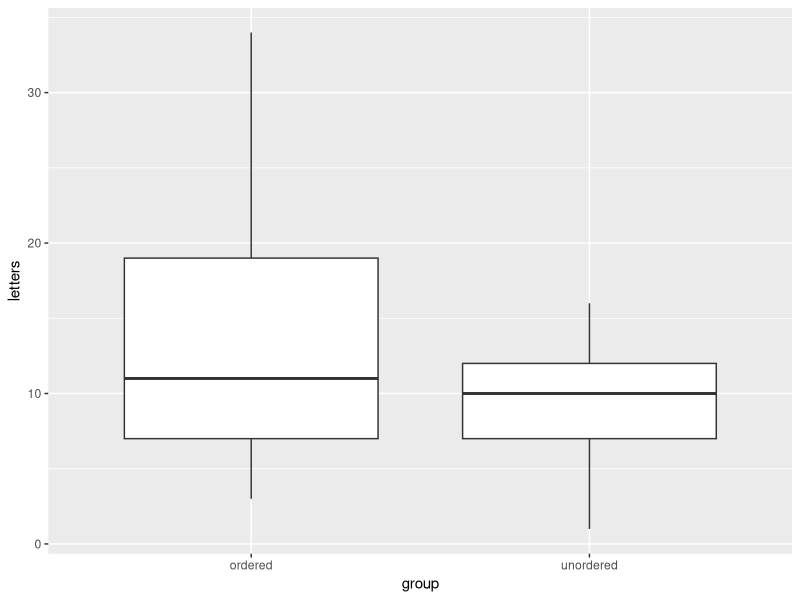
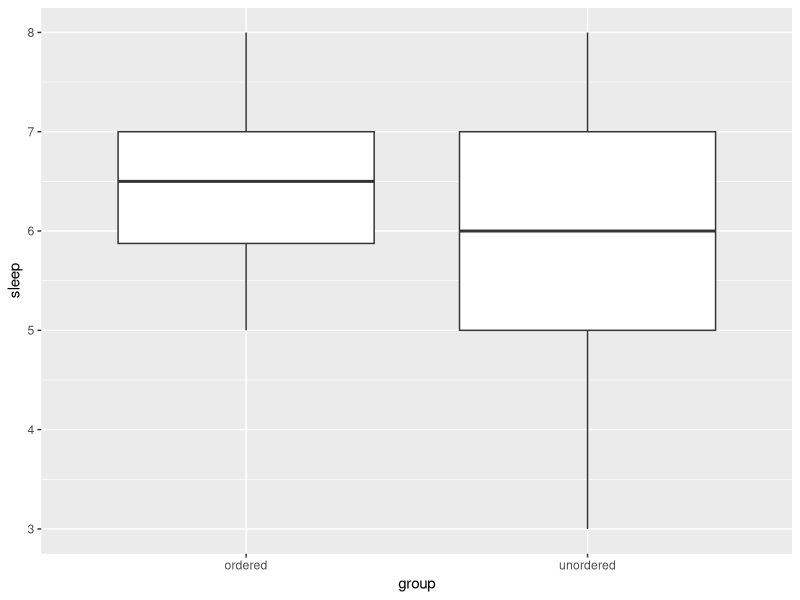

Reproduce these figures in R, in order.
## ---- chunk 1
knitr::opts_chunk$set(echo = TRUE)
library(tidyverse)
library(knitr)
memory = read_csv(file = "MemLettersData.csv")
## ---- chunk 2
table = memory %>% group_by(group) %>% summarise(mean(letters),
                                         sd(letters),
                                         mean(sleep),
                                         sd(sleep),
                                         mean(caffeine),
                                         n())
kable(table)
memory %>% ggplot(aes(x = group, y = letters)) + geom_boxplot()

## ---- chunk 3
memory %>% ggplot(aes(x = group, y = sleep)) + geom_boxplot()
## ---- chunk 4
memory = memory %>% mutate(mean1 = mean(letters))
memory = memory %>% mutate(residuals1 = letters - mean1)

#Standard error of residuals
memory %>% summarise(sd(residuals1))


#Note this is also the same as:
summary(lm(letters ~ 1, data = memory))

## ---- chunk 5
memory = memory %>% group_by(group) %>% mutate(mean2 = mean(letters))
memory = memory %>% mutate(residuals2 = letters - mean2)

#Standard error of residuals
memory %>% group_by() %>% summarise(sd(residuals2))

#Note this is also the same as:
summary(lm(letters ~ group, data = memory))

